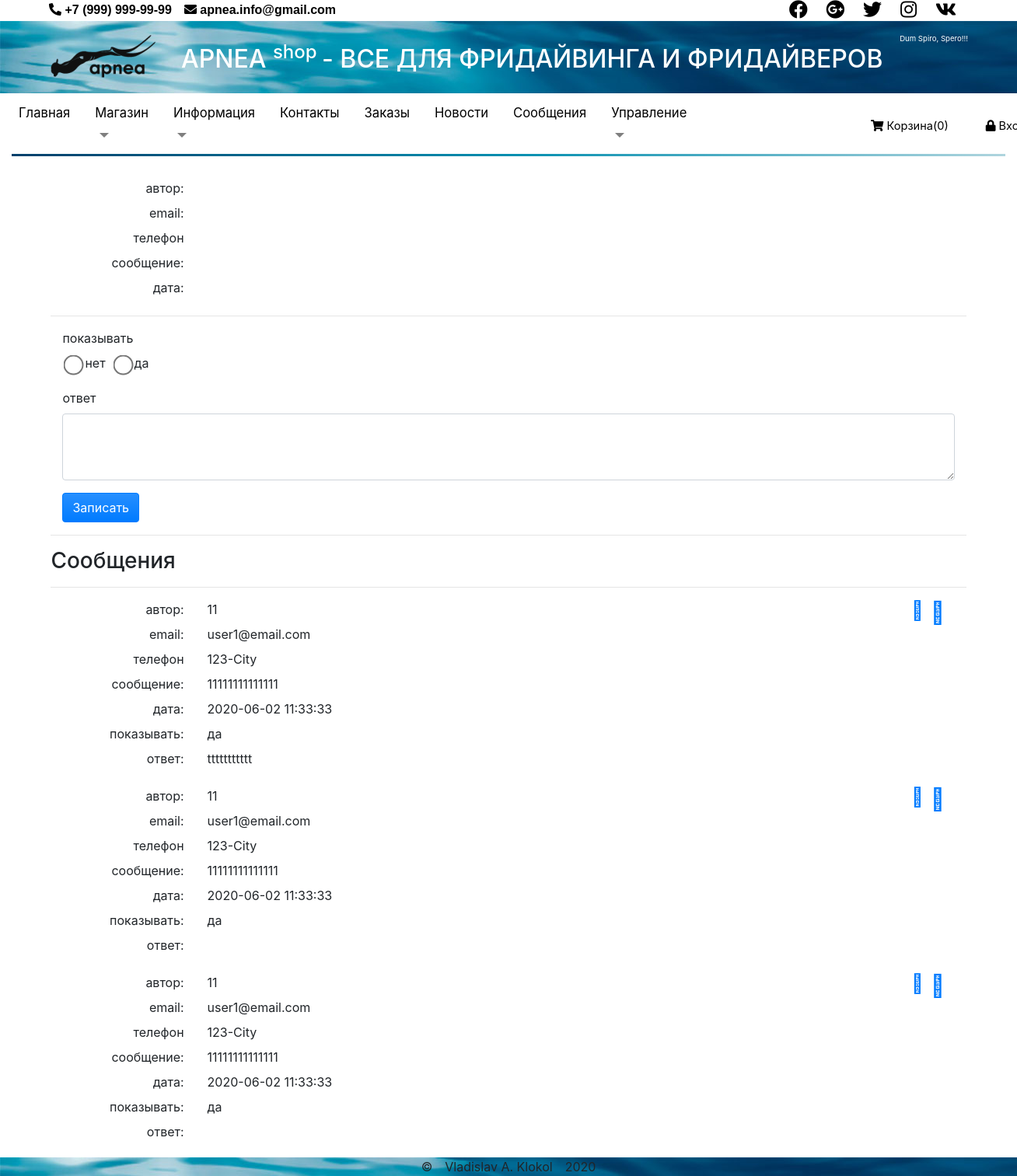
/views/admin/messages.php, run on an earlier commit of the app's database.
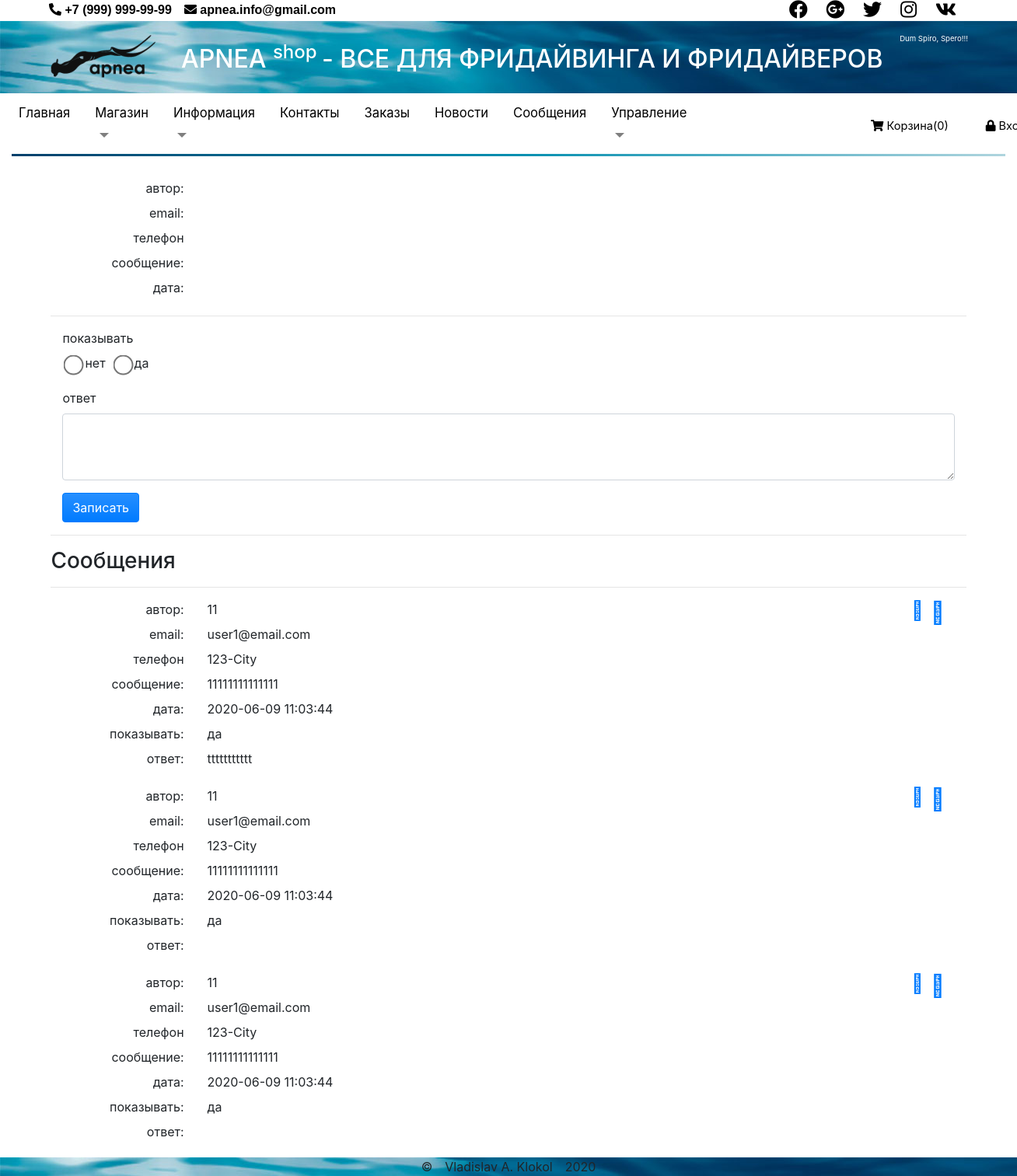
And on a later commit of the database.
### tables this page shows
CREATE TABLE `message` (
  `id` int(6) NOT NULL,
  `visitor` varchar(1024) NOT NULL,
  `email` varchar(1024) NOT NULL,
  `phone` varchar(30) DEFAULT NULL,
  `message` text NOT NULL,
  `date` datetime NOT NULL DEFAULT CURRENT_TIMESTAMP,
  `dispatched` tinyint(1) NOT NULL DEFAULT '0',
  `response` text
);

### module/pdo_query.php (called while the page is built, shortened)
<?php
function getTable(object $pdo, string $table, string $where = "1", $sort = "", $limit = ""): array
{
    $sql = "SELECT * FROM `$table`
    WHERE " . ($where == "" ? 1 : "$where")
        . ($sort == "" ? "" : " ORDER BY $sort")
        . ($limit == "" ? "" : " LIMIT $limit");
    $stmt = $pdo->prepare($sql);
    $stmt->execute();
    return $stmt->fetchAll();
}

### views/admin/messages.php (the view, shortened to what this page needs)
<?php
require $_SERVER['DOCUMENT_ROOT'] . '/views/layouts/index.php';
$dispatched = '';
$response = '';
$operation = 'Записать';
$messages = getTable($pdo, "message", "", "`date` DESC");
require  $_SERVER['DOCUMENT_ROOT'] . '/views/layouts/header.php';
?>
<div class="row mt-3">
    <div class="col-2">
        <div class="mb-2 text-right">автор: </div>
        <div class="mb-2 text-right">email: </div>
        <div class="mb-2 text-right">телефон</div>
        <div class="mb-2 text-right">сообщение: </div>
        <div class="mb-2 text-right">дата: </div>
    </div>
    <div class="col-9">
    </div>
</div>
<hr>
<form method="POST" class="enter-form  col">
    <div class="form-group">
        <label class="enter-label">показывать </label>
        <div class="d-flex justify-content-start">
            <input type="radio" name="dispatched" value=0 class="mess-radio m-2" <?= $dispatched == 0 ? 'checked' : '' ?>><span class="mr-2">нет</span>
            <input type="radio" name="dispatched" value=1 class="mess-radio m-2 " <?= $dispatched == 1 ? 'checked' : '' ?>><span>да</span>
        </div>
    </div>
    <div class="form-group">
        <label class="enter-label" for="response-id">ответ</label>
        <textarea rows="3" name="response" id="response-id" class="enter-field form-control"><?= $response ?></textarea>
    </div>
    <input type="submit" value="<?= $operation ?>" name="updMessage" class="enter-button btn btn-primary" />
</form>
<hr>
<h3>Сообщения</h3>
<hr>
<?php
foreach ($messages as $message) { ?>
    <div class="row mt-3 border-bottom border-info">
        <div class="col-2">
            <div class="mb-2 text-right">автор: </div>
            <div class="mb-2 text-right">email: </div>
            <div class="mb-2 text-right">телефон</div>
            <div class="mb-2 text-right">сообщение: </div>
            <div class="mb-2 text-right">дата: </div>
            <div class="mb-2 text-right">показывать: </div>
            <div class="mb-2 text-right">ответ: </div>
        </div>
        <div class="col-9">
            <div class="mb-2"><?= $message['visitor'] ?></div>
            <div class="mb-2"><?= $message['email'] ?></div>
            <div class="mb-2"><?= $message['phone']  ?></div>
            <div class="mb-2"><?= $message['message']  ?></div>
            <div class="mb-2"><?= $message['date']  ?></div>
            <div class="mb-2"><?= $message['dispatched'] ? 'да' : 'нет'  ?></div>
            <div class="mb-2"><?= $message['response']  ?></div>
        </div>
        <div class="col d-flex">
            <a href="/views/admin/messages.php ? edit=<?= $message['id'] ?>"><i class="fas fa-edit h4"></i></a>
            <a href="/views/admin/messages.php ? del=<?= $message['id'] ?>"><i class="far fa-minus-square h3"></i></a>
        </div>
    </div>
<?php } ?>
<?php require $_SERVER['DOCUMENT_ROOT'] . '/views/layouts/footer.php';

What changed in the data, as far as the page shows it:
changed message "ttttttttttt": date "2020-06-02 11:33:33" → "2020-06-09 11:03:44"
changed message (number 2 of 3 on the later page): date "2020-06-02 11:33:33" → "2020-06-09 11:03:44"
changed message (number 3 of 3 on the later page): date "2020-06-02 11:33:33" → "2020-06-09 11:03:44"
